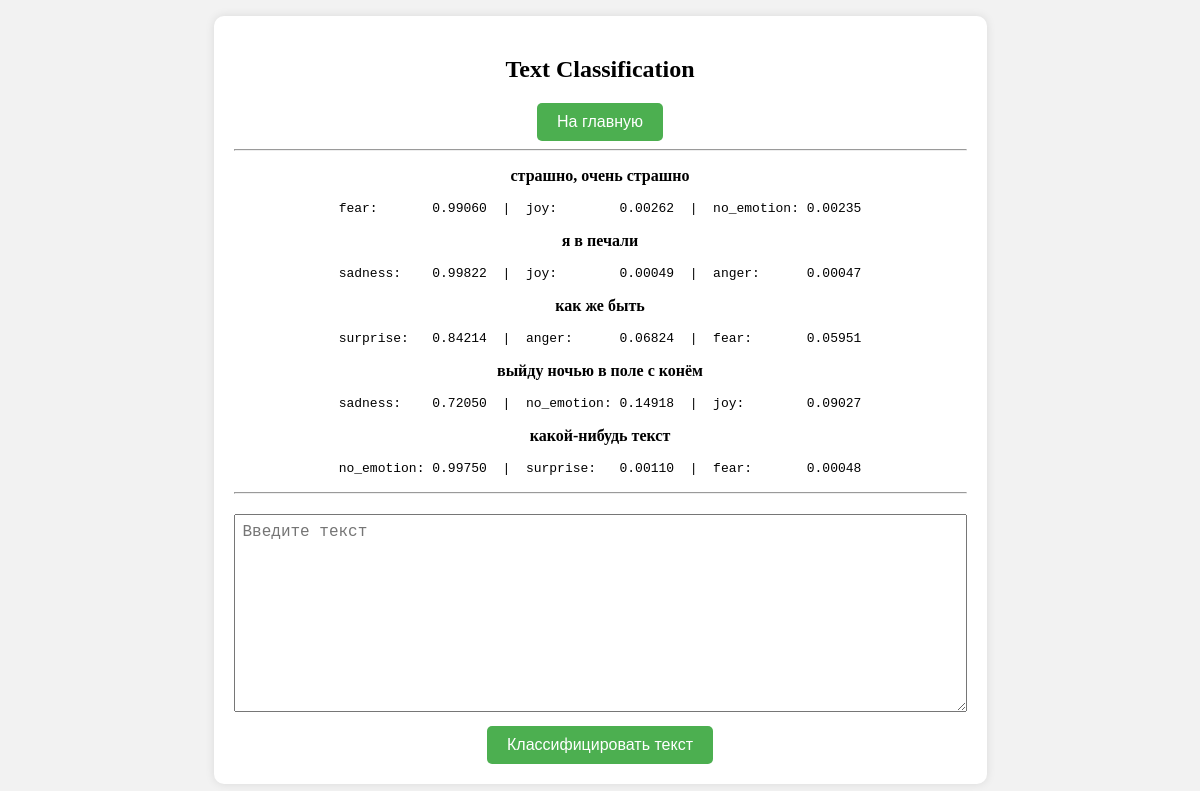
Page /bert_classifier/3/ on the committed database.
### bert_classifier/models.py (models this page shows, shortened)
class Task(models.Model):
    task_name = models.CharField(max_length=50)

class InteractionML(models.Model):
    task = models.ForeignKey(Task, on_delete=models.CASCADE)
    input_data = models.CharField(max_length=200)
    output_data = models.CharField(max_length=200)

### bert_classifier/views.py (the view)
# urls.py: path('<int:task_id>/', views.detail, name='detail'),
def detail(request, task_id):
    task = get_object_or_404(Task, pk=task_id)
    latest_predictions = task.interactionml_set.order_by('-id')[:6][::-1]
    context = {
        'task': task,
        'latest_predictions': latest_predictions
    }
    return render(request, 'bert_classifier/detail.html', context)

### bert_classifier/templates/bert_classifier/detail.html (shortened to what this page needs)
{% extends 'base.html' %}
{% block content %}
{% load static %}
<link rel="stylesheet" href="{% static 'bert_classifier/style_bert.css' %}">
<div class="container">
  <h2>{{task.task_name}}</h2>
  <form action="{% url 'bert_classifier:index' %}" method="POST">
    <button type="submit">На главную</button>
  </form>
  <hr>
  {% if latest_predictions %}
    {% for p in latest_predictions %}
      <p>
        <strong>{{p.input_data}}</strong>
        <pre>{{p.output_data}}</pre>
      </p>
    {% endfor %}
  {% else %}
    Нет предыдущих результатов.
  {% endif %}
  <hr>
  <form action="{% url 'bert_classifier:predict' task.id %}" method="POST">
    <textarea name="text" required="" placeholder="Введите текст" cols="70" rows="10"></textarea><br>
    <button type="submit">Классифицировать текст</button>
  </form>
</div>
{% endblock %}

### bert_classifier/templates/base.html (shortened to what this page needs)
<!DOCTYPE html>
<html lang="en">
<head>
</head>
<body>
    {% block content %}{% endblock %}
</body>
</html>

### bert_classifier/static/bert_classifier/style_bert.css (style rules this page uses)
body { display: flex; align-items: center; justify-content: center; height: 100vh; margin: 0; background-color: #f2f2f2; }
.container { text-align: center; background-color: #ffffff; padding: 20px; border-radius: 10px; box-shadow: 0 0 10px rgba(0, 0, 0, 0.1); }
form { margin-top: 20px; }
button { padding: 10px 20px; font-size: 16px; background-color: #4CAF50; color: #fff; border: none; border-radius: 5px; cursor: pointer; }
textarea { margin-bottom: 10px; padding: 8px; font-size: 16px; }

### rows in the picture
Task: task_name "Text Classification"
InteractionML: input_data "страшно, очень страшно", output_data "fear: 0.99060 | joy: 0.00262 | no_emotion: 0.00235"
InteractionML: input_data "я в печали", output_data "sadness: 0.99822 | joy: 0.00049 | anger: 0.00047"
InteractionML: input_data "как же быть", output_data "surprise: 0.84214 | anger: 0.06824 | fear: 0.05951"
InteractionML: input_data "выйду ночью в поле с конём", output_data "sadness: 0.72050 | no_emotion: 0.14918 | joy: 0.09027"
InteractionML: input_data "какой-нибудь текст", output_data "no_emotion: 0.99750 | surprise: 0.00110 | fear: 0.00048"
